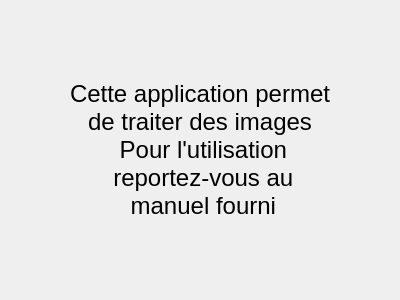
<?xml version="1.0" encoding="UTF-8"?>
<ui version="4.0">
 <class>apropos</class>
 <widget class="QDialog" name="apropos">
  <property name="geometry">
   <rect>
    <x>0</x>
    <y>0</y>
    <width>400</width>
    <height>300</height>
   </rect>
  </property>
  <property name="windowTitle">
   <string>A propos</string>
  </property>
  <property name="windowIcon">
   <iconset>
    <normaloff>UniversImple.png</normaloff>UniversImple.png</iconset>
  </property>
  <layout class="QVBoxLayout" name="verticalLayout">
   <item>
    <widget class="QLabel" name="label">
     <property name="font">
      <font>
       <pointsize>18</pointsize>
      </font>
     </property>
     <property name="text">
      <string>Cette application permet 
de traiter des images
 Pour l'utilisation
 reportez-vous au
 manuel fourni</string>
     </property>
     <property name="alignment">
      <set>Qt::AlignCenter</set>
     </property>
    </widget>
   </item>
  </layout>
 </widget>
 <resources/>
 <connections/>
</ui>
